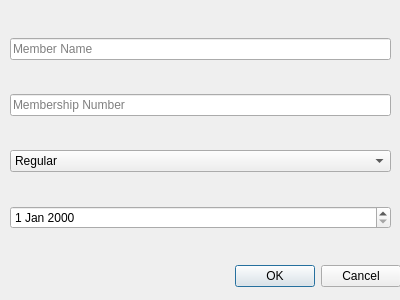
<?xml version="1.0" encoding="UTF-8"?>
<ui version="4.0">
 <class>CreateMemberDialog</class>
 <widget class="QDialog" name="CreateMemberDialog">
  <property name="geometry">
   <rect>
    <x>0</x>
    <y>0</y>
    <width>400</width>
    <height>300</height>
   </rect>
  </property>
  <property name="windowTitle">
   <string>Dialog</string>
  </property>
  <widget class="QDialogButtonBox" name="buttonBox">
   <property name="enabled">
    <bool>true</bool>
   </property>
   <property name="geometry">
    <rect>
     <x>0</x>
     <y>260</y>
     <width>401</width>
     <height>32</height>
    </rect>
   </property>
   <property name="orientation">
    <enum>Qt::Horizontal</enum>
   </property>
   <property name="standardButtons">
    <set>QDialogButtonBox::Cancel|QDialogButtonBox::Ok</set>
   </property>
  </widget>
  <widget class="QWidget" name="verticalLayoutWidget">
   <property name="geometry">
    <rect>
     <x>10</x>
     <y>10</y>
     <width>381</width>
     <height>251</height>
    </rect>
   </property>
   <layout class="QVBoxLayout" name="verticalLayout">
    <item>
     <widget class="QLineEdit" name="input_memberName">
      <property name="text">
       <string/>
      </property>
      <property name="placeholderText">
       <string>Member Name</string>
      </property>
     </widget>
    </item>
    <item>
     <widget class="QLineEdit" name="input_id">
      <property name="placeholderText">
       <string>Membership Number</string>
      </property>
     </widget>
    </item>
    <item>
     <widget class="QComboBox" name="input_type">
      <property name="currentText">
       <string>Regular</string>
      </property>
      <property name="currentIndex">
       <number>0</number>
      </property>
      <item>
       <property name="text">
        <string>Regular</string>
       </property>
      </item>
      <item>
       <property name="text">
        <string>Executive</string>
       </property>
      </item>
     </widget>
    </item>
    <item>
     <widget class="QDateEdit" name="input_expirationDate"/>
    </item>
   </layout>
  </widget>
 </widget>
 <resources/>
 <connections>
  <connection>
   <sender>buttonBox</sender>
   <signal>accepted()</signal>
   <receiver>CreateMemberDialog</receiver>
   <slot>accept()</slot>
   <hints>
    <hint type="sourcelabel">
     <x>248</x>
     <y>254</y>
    </hint>
    <hint type="destinationlabel">
     <x>157</x>
     <y>274</y>
    </hint>
   </hints>
  </connection>
  <connection>
   <sender>buttonBox</sender>
   <signal>rejected()</signal>
   <receiver>CreateMemberDialog</receiver>
   <slot>reject()</slot>
   <hints>
    <hint type="sourcelabel">
     <x>316</x>
     <y>260</y>
    </hint>
    <hint type="destinationlabel">
     <x>286</x>
     <y>274</y>
    </hint>
   </hints>
  </connection>
 </connections>
</ui>
